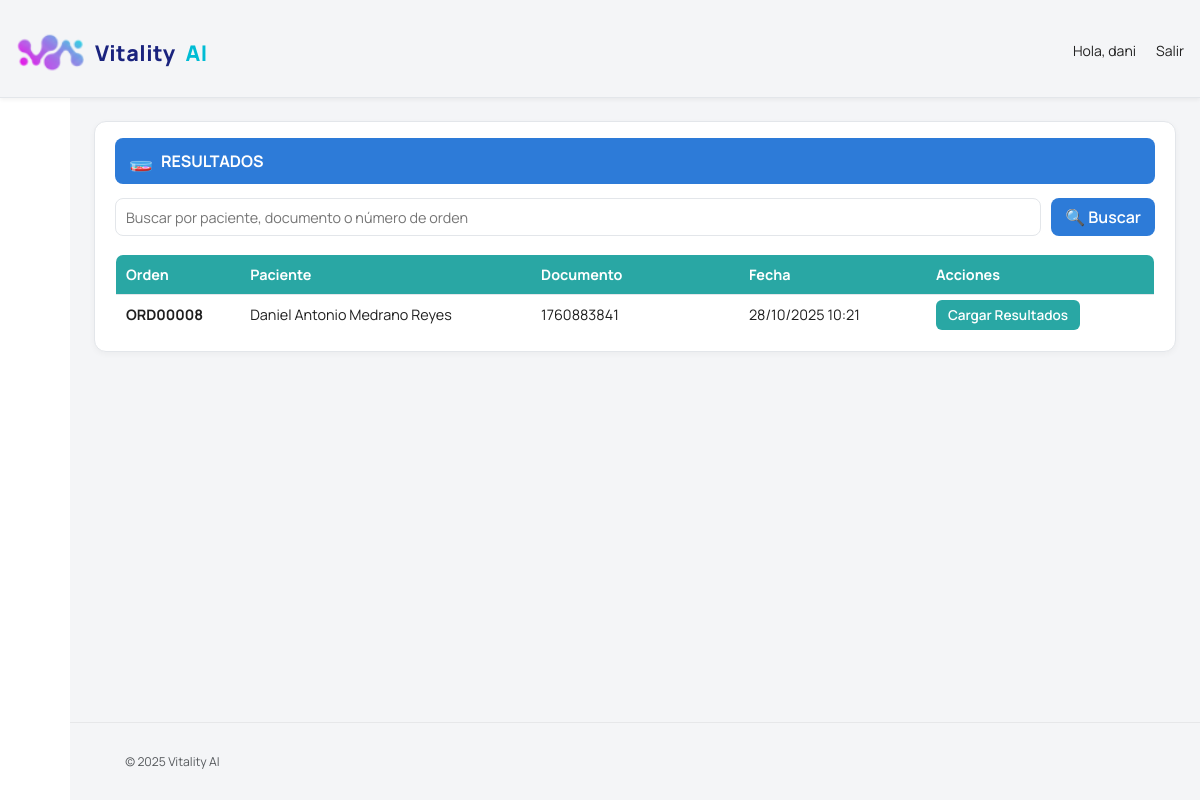
The app's page /resultados/lista/ (signed in), older data.
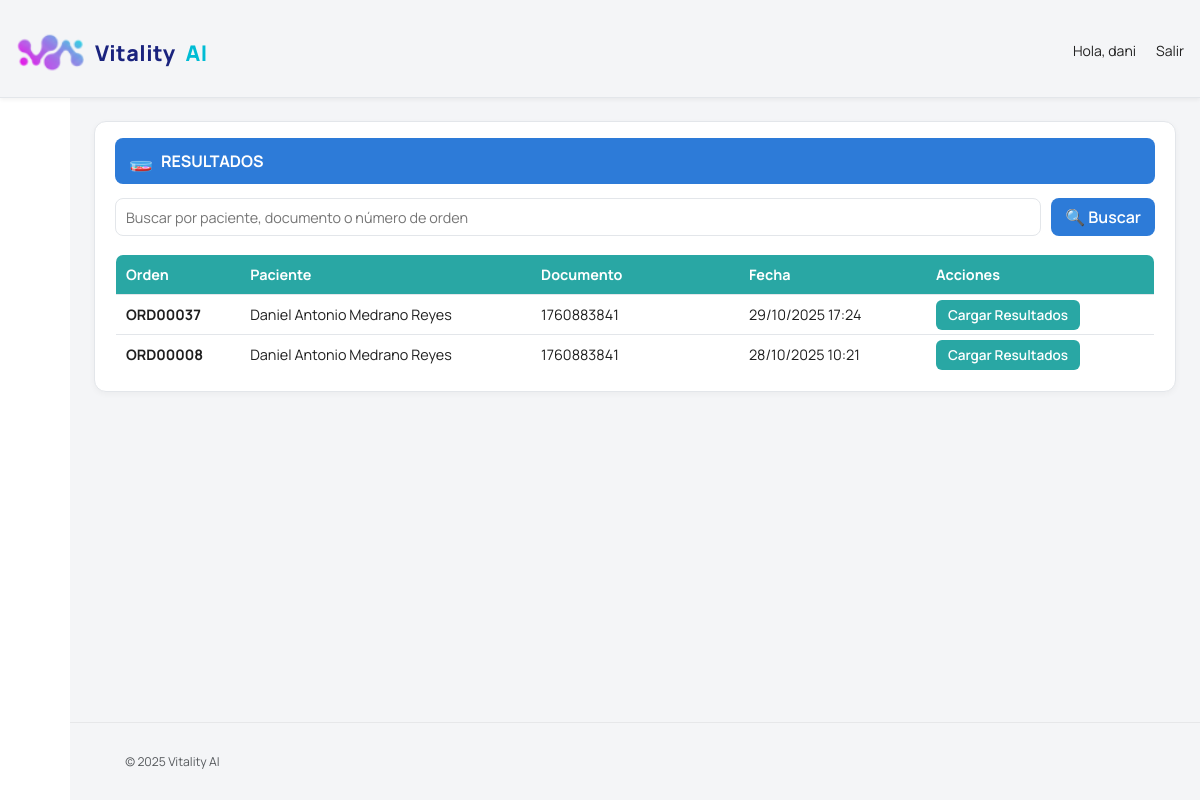
The same page, newer data.
### laboratorio/models.py (models this page shows, shortened)
class Orden(models.Model):
    paciente = models.ForeignKey(Paciente, on_delete=models.CASCADE)
    numero_orden = models.CharField(max_length=20, unique=True)
    fecha = models.DateTimeField(auto_now_add=True)
    medico = models.CharField(max_length=150, blank=True, null=True)
    tipo = models.CharField(max_length=20, choices=[('Rutina', 'Rutina'), ('Urgente', 'Urgente')], default='Rutina')
    estado = models.CharField(max_length=20, choices=[
         ('Pendiente', 'Pendiente'),
        ('En proceso', 'En proceso'),
        ('En validación', 'En validación'),
        ('Validado', 'Validado'),
    ], default='Pendiente')
    total = models.DecimalField(max_digits=10, decimal_places=2, default=0.00)
    observaciones = models.TextField(blank=True, null=True)
    equipo = models.ForeignKey(Equipo, on_delete=models.SET_NULL, null=True, blank=True)
    creado_en = models.DateTimeField(auto_now_add=True)
    actualizado_en = models.DateTimeField(auto_now=True)
    creado_por = models.ForeignKey(User, related_name='orden_creado_por', on_delete=models.SET_NULL, null=True, blank=True)
    modificado_por = models.ForeignKey(User, related_name='orden_modificado_por', on_delete=models.SET_NULL, null=True, blank=True)

class Paciente(models.Model):
    documento_identidad = models.CharField(max_length=20, unique=True)
    nombre_completo = models.CharField(max_length=150)
    sexo = models.CharField(max_length=10, choices=[('M', 'Masculino'), ('F', 'Femenino')])
    fecha_nacimiento = models.DateField(null=True, blank=True)
    telefono = models.CharField(max_length=20, blank=True, null=True)
    email = models.EmailField(blank=True, null=True)
    direccion = models.TextField(blank=True, null=True)
    numero_registro = models.PositiveIntegerField(unique=True, editable=False, null=True, blank=True)
    creado_en = models.DateTimeField(auto_now_add=True)
    actualizado_en = models.DateTimeField(auto_now=True)
    creado_por = models.ForeignKey(User, related_name='paciente_creado_por', on_delete=models.SET_NULL, null=True, blank=True)
    modificado_por = models.ForeignKey(User, related_name='paciente_modificado_por', on_delete=models.SET_NULL, null=True, blank=True)

### laboratorio/views.py (the view)
# urls.py: path('resultados/lista/', views.resultados_lista, name='resultados_lista'),
@login_required
def resultados_lista(request):
    from django.db.models import Q
    q = (request.GET.get('q') or '').strip()
    ordenes = (
        Orden.objects
        .filter(examenes__estado__in=['Pendiente', 'En proceso'])
        .select_related('paciente')
        .distinct()
        .order_by('-fecha')
    )
    if q:
        ordenes = ordenes.filter(
            Q(paciente__nombre_completo__icontains=q) |
            Q(paciente__documento_identidad__icontains=q) |
            Q(numero_orden__icontains=q)
        )
    return render(request, 'laboratorio/resultados_lista.html', {
        'ordenes': ordenes,
        'query': q,
    })

### laboratorio/templates/laboratorio/resultados_lista.html (shortened to what this page needs)
{% extends "base_star.html" %}
{% block content %}
<div class="slx-card">
  <div class="slx-title"><span class="icon">🧫</span> RESULTADOS</div>
  <form method="get" class="slx-searchbar">
    <input type="text"
           name="q"
           class="slx-input"
           placeholder="Buscar por paciente, documento o número de orden"
           value="{{ query|default_if_none:'' }}">
    <button type="submit" class="slx-btn">🔍 Buscar</button>
  </form>
  <div class="table-container">
    <table class="slx-table">
      <thead>
        <tr>
          <th style="width:12%">Orden</th>
          <th>Paciente</th>
          <th style="width:20%">Documento</th>
          <th style="width:18%">Fecha</th>
          <th style="width:22%">Acciones</th>
        </tr>
      </thead>
      <tbody>
        {% if ordenes %}
          {% for orden in ordenes %}
          <tr>
            <td><strong>{{ orden.numero_orden }}</strong></td>
            <td>{{ orden.paciente.nombre_completo }}</td>
            <td>{{ orden.paciente.documento_identidad }}</td>
            <td>{{ orden.fecha|date:"d/m/Y H:i" }}</td>
            <td>
              <a href="{% url 'resultados_orden' orden.id %}" class="action-btn">Cargar Resultados</a>
            </td>
          </tr>
          {% endfor %}
        {% else %}
          <tr><td colspan="5" class="slx-empty">No hay órdenes pendientes para cargar resultados.</td></tr>
        {% endif %}
      </tbody>
    </table>
  </div>
</div>
{% endblock %}

Row changes from the older to the newer data that the page shows:
added Orden: numero_orden "ORD00037", paciente.nombre_completo "Daniel Antonio Medrano Reyes", paciente.documento_identidad "1760883841", fecha "29/10/2025 17:24"
